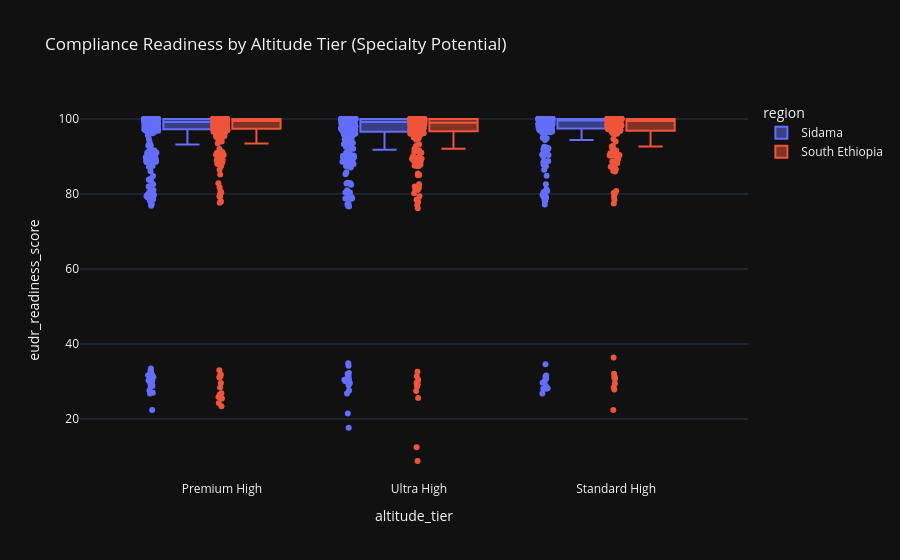

The notebook cell this image was saved under:
### Markdown cell above
#### Altitude and Quality Potential

### Code cell
df['altitude_tier'] = pd.cut(df['altitude_masl'], 
                             bins=[1800, 1950, 2100, 2300], 
                             labels=['Standard High', 'Premium High', 'Ultra High'])

fig = px.box(df, x='altitude_tier', y='eudr_readiness_score', 
             color='region', points="all",
             title="Compliance Readiness by Altitude Tier (Specialty Potential)",
             template="plotly_dark")

plotly_save_path = 'outputs/viz/02_altitude_quality_analysis.html'
fig.write_html(plotly_save_path)
print(f"Interactive Fig saved to: {plotly_save_path}")

fig.show()

### Figure 1 — Plotly figure (JSON) as saved in the notebook; plotly's stock layout.template omitted (floating-point values rounded to 4 significant figures; data arrays with more than 128 entries replaced by an {"elided": "..."} marker saying what was removed)
{"data": [{"alignmentgroup": "True", "boxpoints": "all", "hovertemplate": "region=Sidama<br>altitude_tier=%{x}<br>eudr_readiness_score=%{y}<extra></extra>", "legendgroup": "Sidama", "marker": {"color": "#636efa"}, "name": "Sidama", "notched": false, "offsetgroup": "Sidama", "orientation": "v", "showlegend": true, "type": "box", "x": {"elided": "1128 str values"}, "x0": " ", "xaxis": "x", "y": {"elided": "1128 float values"}, "y0": " ", "yaxis": "y"}, {"alignmentgroup": "True", "boxpoints": "all", "hovertemplate": "region=South Ethiopia<br>altitude_tier=%{x}<br>eudr_readiness_score=%{y}<extra></extra>", "legendgroup": "South Ethiopia", "marker": {"color": "#EF553B"}, "name": "South Ethiopia", "notched": false, "offsetgroup": "South Ethiopia", "orientation": "v", "showlegend": true, "type": "box", "x": {"elided": "872 str values"}, "x0": " ", "xaxis": "x", "y": {"elided": "872 float values"}, "y0": " ", "yaxis": "y"}], "layout": {"boxmode": "group", "legend": {"title": {"text": "region"}, "tracegroupgap": 0}, "title": {"text": "Compliance Readiness by Altitude Tier (Specialty Potential)"}, "xaxis": {"anchor": "y", "domain": [0, 1], "title": {"text": "altitude_tier"}}, "yaxis": {"anchor": "x", "domain": [0, 1], "title": {"text": "eudr_readiness_score"}}}}
